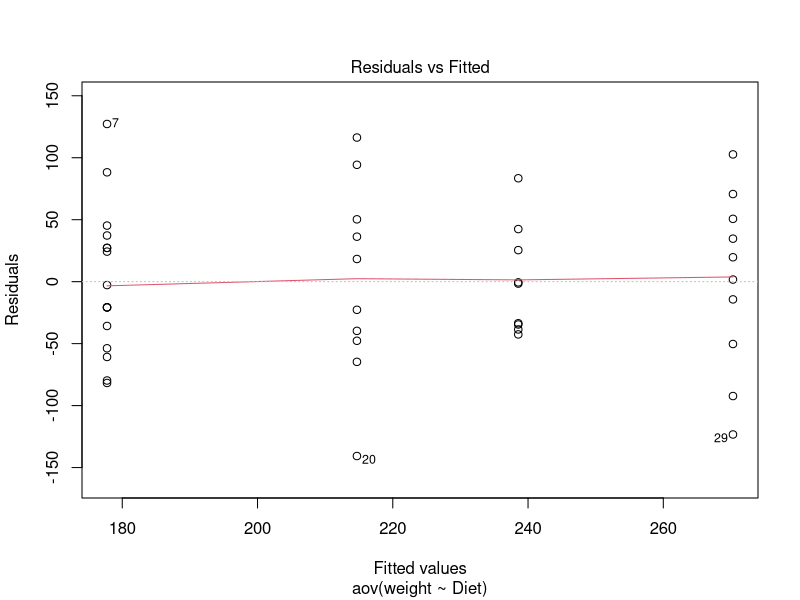
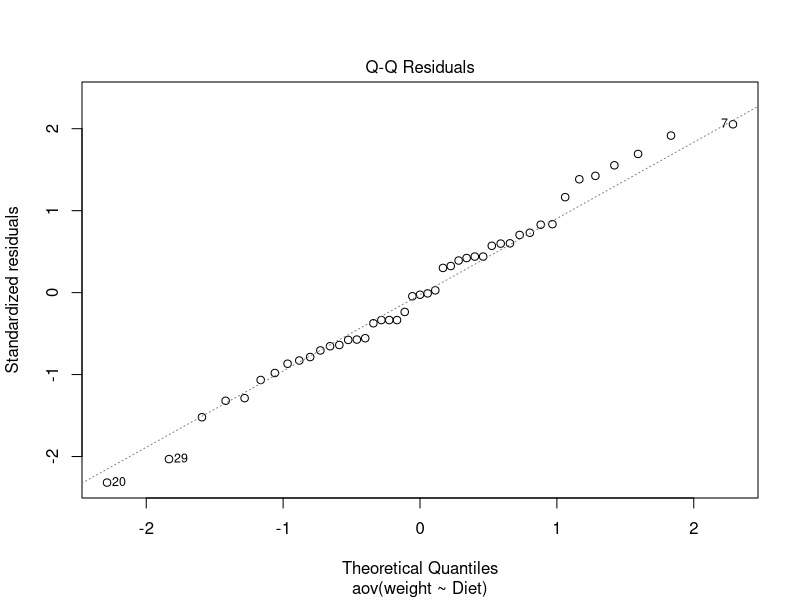
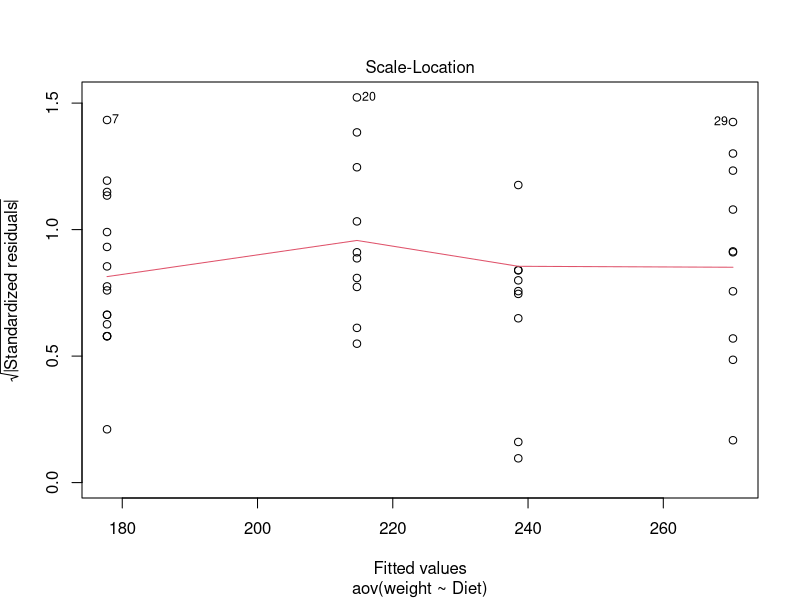
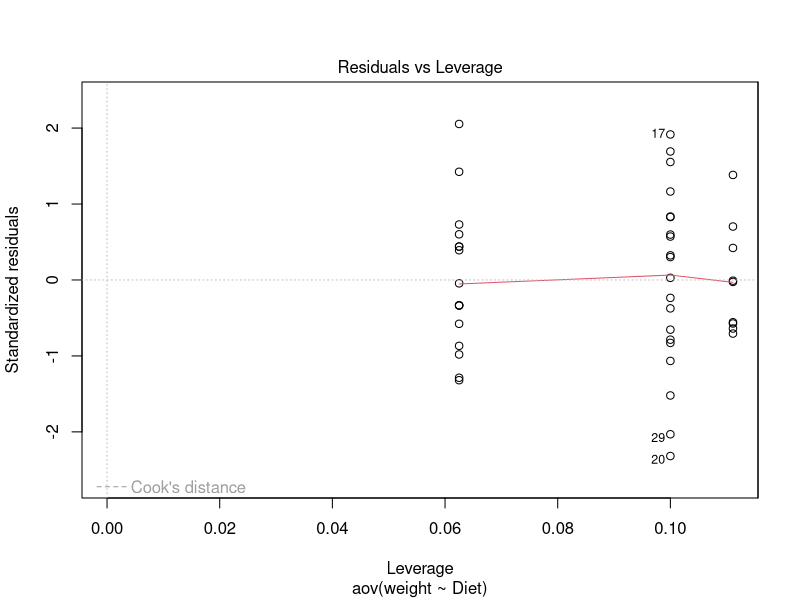

Recreate these plots in R, in order.
## ---- chunk 1

## ---- chunk 2
# Load necessary libraries
library(ggplot2)
library(dplyr)

# Load the ChickWeight dataset
data("ChickWeight")

# Check the structure of the dataset
str(ChickWeight)

# Filter the data to focus on a specific time point (e.g., day 21)
chick_data_day21 <- ChickWeight %>% filter(Time == 21)

## ---- chunk 3

anova <- aov(weight ~ Diet, data = chick_data_day21)
summary(anova)


tukey <- TukeyHSD(anova)
print(tukey)


plot(anova)
